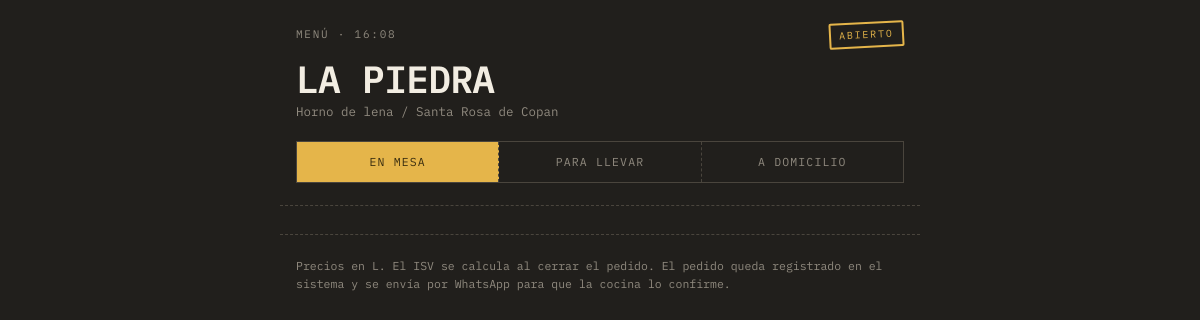
The page / on the database its author committed.
### tables this page shows
CREATE TABLE negocios (
  id            INT AUTO_INCREMENT PRIMARY KEY,
  slug          VARCHAR(60)  NOT NULL UNIQUE,
  nombre        VARCHAR(120) NOT NULL,
  tagline       VARCHAR(180) DEFAULT NULL,
  whatsapp      VARCHAR(20)  NOT NULL,
  moneda        VARCHAR(5)   NOT NULL DEFAULT 'L',
  impuesto      DECIMAL(4,3) NOT NULL DEFAULT 0.150,
  tema          VARCHAR(30)  NOT NULL DEFAULT 'comanda',
  color_fondo   VARCHAR(9)   DEFAULT NULL,    
  color_acento  VARCHAR(9)   DEFAULT NULL,    
  activo        TINYINT(1)   NOT NULL DEFAULT 1,
  creado        TIMESTAMP    NOT NULL DEFAULT CURRENT_TIMESTAMP
);

### app/db.php (called while the page is built, shortened)
<?php
function db(): PDO
{
    static $pdo = null;
    if ($pdo === null) {
        $dsn = 'mysql:host=' . DB_HOST . ';dbname=' . DB_NOMBRE . ';charset=utf8mb4';
        try {
            $pdo = new PDO($dsn, DB_USUARIO, DB_CLAVE, [
                PDO::ATTR_ERRMODE            => PDO::ERRMODE_EXCEPTION,
                PDO::ATTR_DEFAULT_FETCH_MODE => PDO::FETCH_ASSOC,
                PDO::ATTR_EMULATE_PREPARES   => false,
            ]);
        } catch (PDOException $e) {
            http_response_code(500);
            if (MOSTRAR_ERRORES) {
                exit('No se pudo conectar a la base de datos: ' . $e->getMessage());
            }
            exit('No se pudo conectar a la base de datos.');
        }
    }
    return $pdo;
}
function consulta(string $sql, array $params = []): PDOStatement
{
    $st = db()->prepare($sql);
    $st->execute($params);
    return $st;
}
function una(string $sql, array $params = []): ?array
{
    $fila = consulta($sql, $params)->fetch();
    return $fila === false ? null : $fila;
}
function todas(string $sql, array $params = []): array
{
    return consulta($sql, $params)->fetchAll();
}

### app/repo.php (called while the page is built, shortened)
<?php
require_once __DIR__ . '/db.php';
require_once __DIR__ . '/util.php';
function negocio_por_slug(string $slug): ?array
{
    return una('SELECT * FROM negocios WHERE slug = ? AND activo = 1', [$slug]);
}
function horarios(int $negocioId): array
{
    $filas = todas('SELECT * FROM horarios WHERE negocio_id = ? ORDER BY dia', [$negocioId]);
    $porDia = [];
    foreach ($filas as $f) {
        $porDia[(int) $f['dia']] = $f;
    }
    return $porDia;
}
function esta_abierto(int $negocioId): bool
{
    $h = horarios($negocioId);
    $hoy = $h[(int) date('w')] ?? null;
    $ahora = date('H:i:s');
    return $ahora >= $hoy['abre'] && $ahora <= $hoy['cierra'];
}

### app/util.php (called while the page is built, shortened)
<?php
function e($texto): string
{
    return htmlspecialchars((string) $texto, ENT_QUOTES | ENT_SUBSTITUTE, 'UTF-8');
}
function url(string $ruta = ''): string
{
    return rtrim(BASE_URL, '/') . '/' . ltrim($ruta, '/');
}

### index.php (the view, shortened to what this page needs)
<?php
require_once __DIR__ . '/app/repo.php';
$slug    = isset($_GET['r']) ? trim((string) $_GET['r']) : NEGOCIO_POR_DEFECTO;
$negocio = negocio_por_slug($slug);
$negocioId = (int) $negocio['id'];
$tema      = tema_valido($negocio);
$abierto   = esta_abierto($negocioId);
$mesa      = isset($_GET['mesa']) ? substr(preg_replace('/[^0-9A-Za-z\-]/', '', $_GET['mesa']), 0, 10) : '';
?>
<!DOCTYPE html>
<html lang="es">
<head>
<link rel="stylesheet" href="<?= url('assets/css/' . $tema . '.css') ?>">
</head>
<body>
<main class="envoltura">
  <header class="cabecera">
    <div class="cabecera__meta">
      <span class="rotulo">
        <?= $mesa !== '' ? 'Mesa ' . e($mesa) : 'Menú' ?> · <?= date('H:i') ?>
      </span>
      <span class="sello <?= $abierto ? 'sello--ambar' : 'sello--rojo' ?>">
        <?= $abierto ? 'Abierto' : 'Cerrado' ?>
      </span>
    </div>
    <h1 class="cabecera__nombre"><?= e($negocio['nombre']) ?></h1>
    <p class="cabecera__tagline"><?= e($negocio['tagline']) ?></p>
    <div class="modos" id="modos" role="group" aria-label="Tipo de pedido">
      <button class="modo" type="button" data-modo="mesa" aria-pressed="true">En mesa</button>
      <button class="modo" type="button" data-modo="llevar" aria-pressed="false">Para llevar</button>
      <button class="modo" type="button" data-modo="domicilio" aria-pressed="false">A domicilio</button>
    </div>
  </header>
  <nav class="categorias" id="categorias" aria-label="Categorías">
  </nav>
  <p class="nota-pie">
    Precios en <?= e($negocio['moneda']) ?>. El ISV se calcula al cerrar el pedido.
    El pedido queda registrado en el sistema y se envía por WhatsApp para que la cocina lo confirme.
  </p>
</main>
</body>
</html>

### assets/css/comanda.css (style rules this page uses)
:root { --fondo: #211F1C; --fondo2: #2B2825; --fondo3: #35312C; --linea: #4A453D; --tinta: #F2EDE2; --suave: #908A7F; --ambar: #E5B54A; --ambar-hondo: #3A2E10; --rojo: #C7523C; --papel: #EFE7D6; --papel-tinta: #211D17; --papel-suave: #6E6455; --mono: "IBM Plex Mono", ui-monospace, "Courier New", monospace; --r: 2px; --ancho: 640px; }
* { box-sizing: border-box; }
html, body { margin: 0; padding: 0; background: var(--fondo); color: var(--tinta); font-family: var(--mono); font-size: 15px; line-height: 1.55; -webkit-font-smoothing: antialiased; }
button, input, select, textarea { font: inherit; color: inherit; }
button { background: none; border: 0; cursor: pointer; padding: 0; }
.envoltura { max-width: var(--ancho); margin: 0 auto; padding: 0 16px 130px; }
.rotulo { font-size: 11px; letter-spacing: .16em; text-transform: uppercase; color: var(--suave); }
.sello { display: inline-block; border: 2px solid currentColor; padding: 3px 8px; font-size: 10px; letter-spacing: .18em; text-transform: uppercase; transform: rotate(-3deg); border-radius: var(--r); }
.sello--ambar { color: var(--ambar); }
.cabecera { padding: 22px 0 0; }
.cabecera__meta { display: flex; justify-content: space-between; align-items: center; gap: 12px; }
.cabecera__nombre { font-size: clamp(26px, 8vw, 38px); font-weight: 600; letter-spacing: -.02em; text-transform: uppercase; margin: 12px 0 4px; line-height: 1; }
.cabecera__tagline { color: var(--suave); font-size: 12.5px; margin: 0; }
.modos { display: flex; gap: 0; margin: 20px 0 0; border: 1px solid var(--linea); }
.modo { flex: 1; padding: 11px 6px; font-size: 11.5px; letter-spacing: .1em; text-transform: uppercase; color: var(--suave); border-right: 1px dashed var(--linea); }
.modo:last-child { border-right: 0; }
.modo[aria-pressed="true"] { background: var(--ambar); color: var(--ambar-hondo); }
.categorias { position: sticky; top: 0; z-index: 20; display: flex; gap: 18px; overflow-x: auto; padding: 14px 16px; margin: 22px -16px 0; background: var(--fondo); border-top: 1px dashed var(--linea); border-bottom: 1px dashed var(--linea); scrollbar-width: none; }
.nota-pie { font-size: 11.5px; color: var(--suave); line-height: 1.55; margin: 22px 0 0; }

### rows shown on the page
negocios: nombre "LA PIEDRA", tagline "Horno de lena / Santa Rosa de Copan", moneda "L"
